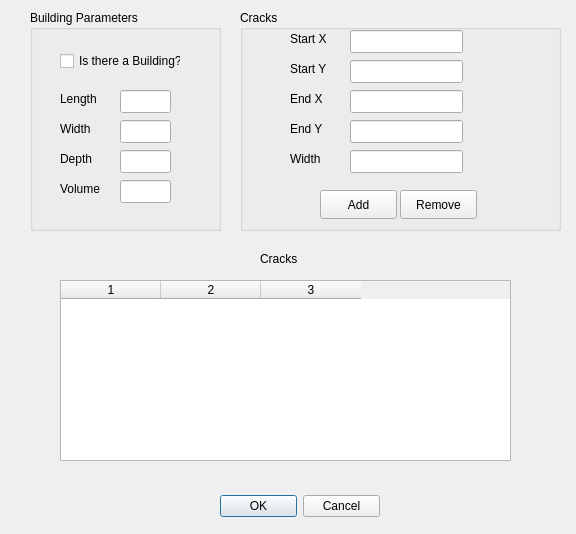
<ui version="4.0" >
 <class>BuildingDialog</class>
 <widget class="QDialog" name="BuildingDialog" >
  <property name="geometry" >
   <rect>
    <x>0</x>
    <y>0</y>
    <width>576</width>
    <height>534</height>
   </rect>
  </property>
  <property name="windowTitle" >
   <string>Building Parameters</string>
  </property>
  <widget class="QDialogButtonBox" name="okCancelButtons" >
   <property name="geometry" >
    <rect>
     <x>220</x>
     <y>490</y>
     <width>160</width>
     <height>32</height>
    </rect>
   </property>
   <property name="orientation" >
    <enum>Qt::Horizontal</enum>
   </property>
   <property name="standardButtons" >
    <set>QDialogButtonBox::Cancel|QDialogButtonBox::NoButton|QDialogButtonBox::Ok</set>
   </property>
  </widget>
  <widget class="QTableWidget" name="_cracksTable" >
   <property name="geometry" >
    <rect>
     <x>60</x>
     <y>280</y>
     <width>451</width>
     <height>181</height>
    </rect>
   </property>
   <property name="rowCount" >
    <number>0</number>
   </property>
   <property name="columnCount" >
    <number>3</number>
   </property>
   <column/>
   <column/>
   <column/>
  </widget>
  <widget class="QGroupBox" name="_buildingGroup" >
   <property name="geometry" >
    <rect>
     <x>30</x>
     <y>10</y>
     <width>191</width>
     <height>221</height>
    </rect>
   </property>
   <property name="title" >
    <string>Building Parameters</string>
   </property>
   <widget class="QLabel" name="label_2" >
    <property name="geometry" >
     <rect>
      <x>30</x>
      <y>80</y>
      <width>53</width>
      <height>18</height>
     </rect>
    </property>
    <property name="text" >
     <string>Length</string>
    </property>
   </widget>
   <widget class="QLineEdit" name="_widthField" >
    <property name="geometry" >
     <rect>
      <x>90</x>
      <y>110</y>
      <width>51</width>
      <height>23</height>
     </rect>
    </property>
   </widget>
   <widget class="QLineEdit" name="_heightField" >
    <property name="geometry" >
     <rect>
      <x>90</x>
      <y>140</y>
      <width>51</width>
      <height>23</height>
     </rect>
    </property>
   </widget>
   <widget class="QLabel" name="label_3" >
    <property name="geometry" >
     <rect>
      <x>30</x>
      <y>110</y>
      <width>53</width>
      <height>18</height>
     </rect>
    </property>
    <property name="text" >
     <string>Width</string>
    </property>
   </widget>
   <widget class="QCheckBox" name="_buildingExists" >
    <property name="geometry" >
     <rect>
      <x>30</x>
      <y>40</y>
      <width>121</width>
      <height>22</height>
     </rect>
    </property>
    <property name="text" >
     <string>Is there a Building?</string>
    </property>
   </widget>
   <widget class="QLabel" name="label_4" >
    <property name="geometry" >
     <rect>
      <x>30</x>
      <y>140</y>
      <width>53</width>
      <height>18</height>
     </rect>
    </property>
    <property name="text" >
     <string>Depth</string>
    </property>
   </widget>
   <widget class="QLineEdit" name="_lengthField" >
    <property name="geometry" >
     <rect>
      <x>90</x>
      <y>80</y>
      <width>51</width>
      <height>23</height>
     </rect>
    </property>
   </widget>
   <widget class="QLineEdit" name="_volume" >
    <property name="geometry" >
     <rect>
      <x>90</x>
      <y>170</y>
      <width>51</width>
      <height>23</height>
     </rect>
    </property>
   </widget>
   <widget class="QLabel" name="label_10" >
    <property name="geometry" >
     <rect>
      <x>30</x>
      <y>170</y>
      <width>53</width>
      <height>18</height>
     </rect>
    </property>
    <property name="text" >
     <string>Volume</string>
    </property>
   </widget>
  </widget>
  <widget class="QGroupBox" name="_cracksGroup" >
   <property name="geometry" >
    <rect>
     <x>240</x>
     <y>10</y>
     <width>321</width>
     <height>221</height>
    </rect>
   </property>
   <property name="title" >
    <string>Cracks</string>
   </property>
   <widget class="QPushButton" name="addButton" >
    <property name="geometry" >
     <rect>
      <x>80</x>
      <y>180</y>
      <width>77</width>
      <height>29</height>
     </rect>
    </property>
    <property name="text" >
     <string>Add</string>
    </property>
   </widget>
   <widget class="QPushButton" name="removeButton" >
    <property name="geometry" >
     <rect>
      <x>160</x>
      <y>180</y>
      <width>77</width>
      <height>29</height>
     </rect>
    </property>
    <property name="text" >
     <string>Remove</string>
    </property>
   </widget>
   <widget class="QLabel" name="label_5" >
    <property name="geometry" >
     <rect>
      <x>50</x>
      <y>20</y>
      <width>53</width>
      <height>18</height>
     </rect>
    </property>
    <property name="text" >
     <string>Start X</string>
    </property>
   </widget>
   <widget class="QLineEdit" name="_startX" >
    <property name="geometry" >
     <rect>
      <x>110</x>
      <y>20</y>
      <width>113</width>
      <height>23</height>
     </rect>
    </property>
   </widget>
   <widget class="QLineEdit" name="_startY" >
    <property name="geometry" >
     <rect>
      <x>110</x>
      <y>50</y>
      <width>113</width>
      <height>23</height>
     </rect>
    </property>
   </widget>
   <widget class="QLabel" name="label_6" >
    <property name="geometry" >
     <rect>
      <x>50</x>
      <y>50</y>
      <width>53</width>
      <height>18</height>
     </rect>
    </property>
    <property name="text" >
     <string>Start Y</string>
    </property>
   </widget>
   <widget class="QLineEdit" name="_endX" >
    <property name="geometry" >
     <rect>
      <x>110</x>
      <y>80</y>
      <width>113</width>
      <height>23</height>
     </rect>
    </property>
   </widget>
   <widget class="QLabel" name="label_8" >
    <property name="geometry" >
     <rect>
      <x>50</x>
      <y>80</y>
      <width>53</width>
      <height>18</height>
     </rect>
    </property>
    <property name="text" >
     <string>End X</string>
    </property>
   </widget>
   <widget class="QLabel" name="label_7" >
    <property name="geometry" >
     <rect>
      <x>50</x>
      <y>110</y>
      <width>53</width>
      <height>18</height>
     </rect>
    </property>
    <property name="text" >
     <string>End Y</string>
    </property>
   </widget>
   <widget class="QLineEdit" name="_endY" >
    <property name="geometry" >
     <rect>
      <x>110</x>
      <y>110</y>
      <width>113</width>
      <height>23</height>
     </rect>
    </property>
   </widget>
   <widget class="QLineEdit" name="_width" >
    <property name="geometry" >
     <rect>
      <x>110</x>
      <y>140</y>
      <width>113</width>
      <height>23</height>
     </rect>
    </property>
   </widget>
   <widget class="QLabel" name="label_9" >
    <property name="geometry" >
     <rect>
      <x>50</x>
      <y>140</y>
      <width>53</width>
      <height>18</height>
     </rect>
    </property>
    <property name="text" >
     <string>Width</string>
    </property>
   </widget>
  </widget>
  <widget class="QLabel" name="label" >
   <property name="geometry" >
    <rect>
     <x>260</x>
     <y>250</y>
     <width>53</width>
     <height>18</height>
    </rect>
   </property>
   <property name="text" >
    <string>Cracks</string>
   </property>
  </widget>
 </widget>
 <resources/>
 <connections>
  <connection>
   <sender>okCancelButtons</sender>
   <signal>accepted()</signal>
   <receiver>BuildingDialog</receiver>
   <slot>accept()</slot>
   <hints>
    <hint type="sourcelabel" >
     <x>248</x>
     <y>254</y>
    </hint>
    <hint type="destinationlabel" >
     <x>157</x>
     <y>274</y>
    </hint>
   </hints>
  </connection>
  <connection>
   <sender>okCancelButtons</sender>
   <signal>rejected()</signal>
   <receiver>BuildingDialog</receiver>
   <slot>reject()</slot>
   <hints>
    <hint type="sourcelabel" >
     <x>316</x>
     <y>260</y>
    </hint>
    <hint type="destinationlabel" >
     <x>286</x>
     <y>274</y>
    </hint>
   </hints>
  </connection>
 </connections>
</ui>
